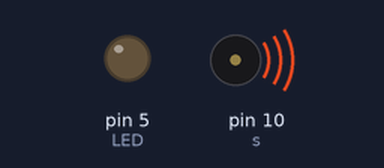
A sketch run on a simulated Arduino Uno, built with avr-gcc and run on an emulated ATmega328P. Parts: output pins drawn as LEDs (lit = HIGH), buzzer (waves = sounding).

Above: at 0.2 s.
At 2.58 s:
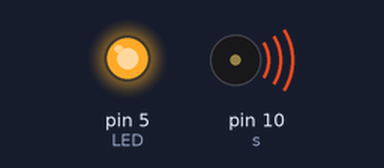
At 4.3 s:
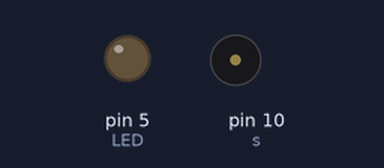
Timing chart, 0 to 5.3 s (numbered marks = the images above):
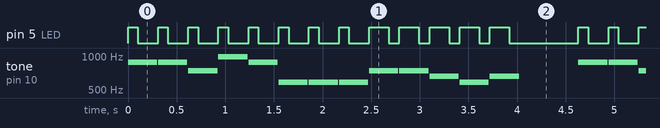

The sketch:

Thandingyut_intro.ino
```cpp
#include "tone.h"
boolean song = true;

void setup() {
  StartBuzz();

}
void loop() {
  if (song == true)
      {
        for (int i=0; i<=3; i++) {
        intro();
        pause();
        }
        song = false;
      }
}
void intro() {
  tone(s, NOTE_A5);
  Shorter();
  tone(s, NOTE_A5);
  Shorter();
  tone(s, NOTE_FS5);
  Shorter();
  tone(s, NOTE_B5);
  Shorter();
  tone(s, NOTE_A5);
  Shorter();
  tone(s, NOTE_D5);
  Shorter();
  tone(s, NOTE_D5);
  Shorter();
  tone(s, NOTE_D5);
  Shorter();
  tone(s, NOTE_FS5);
  Short();
  tone(s, NOTE_FS5);
  Short();
  tone(s, NOTE_E5);
  Short();
  tone(s, NOTE_D5);
  Short();
  tone(s, NOTE_E5);
  Short();
  pause();
  tone(s, NOTE_A5);
  Shorter();
  tone(s, NOTE_A5);
  Shorter();
  tone(s, NOTE_FS5);
  Shorter();
  tone(s, NOTE_B5);
  Shorter();
  tone(s, NOTE_A5);
  Shorter();
  tone(s, NOTE_D5);
  Shorter();
  tone(s, NOTE_D5);
  Shorter();
  tone(s, NOTE_D5);
  Shorter();
  tone(s, NOTE_FS5);
  Short();
  tone(s, NOTE_FS5);
  Short();
  tone(s, NOTE_E5);
  Short();
  tone(s, NOTE_E5);
  Short();
  tone(s, NOTE_D5);
  Short();

}
```

tone.h
```cpp
#define NOTE_B0  31
#define NOTE_C1  33
#define NOTE_CS1 35
#define NOTE_D1  37
#define NOTE_DS1 39
#define NOTE_E1  41
#define NOTE_F1  44
#define NOTE_FS1 46
#define NOTE_G1  49
#define NOTE_GS1 52
#define NOTE_A1  55
#define NOTE_AS1 58
#define NOTE_B1  62
#define NOTE_C2  65
#define NOTE_CS2 69
#define NOTE_D2  73
#define NOTE_DS2 78
#define NOTE_E2  82
#define NOTE_F2  87
#define NOTE_FS2 93
#define NOTE_G2  98
#define NOTE_GS2 104
#define NOTE_A2  110
#define NOTE_AS2 117
#define NOTE_B2  123
#define NOTE_C3  131
#define NOTE_CS3 139
#define NOTE_D3  147
#define NOTE_DS3 156
#define NOTE_E3  165
#define NOTE_F3  175
#define NOTE_FS3 185
#define NOTE_G3  196
#define NOTE_GS3 208
#define NOTE_A3  220
#define NOTE_AS3 233
#define NOTE_B3  247
#define NOTE_C4  262
#define NOTE_CS4 277
#define NOTE_D4  294
#define NOTE_DS4 311
#define NOTE_E4  330
#define NOTE_F4  349
#define NOTE_FS4 370
#define NOTE_G4  392
#define NOTE_GS4 415
#define NOTE_A4  440
#define NOTE_AS4 466
#define NOTE_B4  494
#define NOTE_C5  523
#define NOTE_CS5 554
#define NOTE_D5  587
#define NOTE_DS5 622
#define NOTE_E5  659
#define NOTE_F5  698
#define NOTE_FS5 740
#define NOTE_G5  784
#define NOTE_GS5 831
#define NOTE_A5  880
#define NOTE_AS5 932
#define NOTE_B5  988
#define NOTE_C6  1047
#define NOTE_CS6 1109
#define NOTE_D6  1175
#define NOTE_DS6 1245
#define NOTE_E6  1319
#define NOTE_F6  1397
#define NOTE_FS6 1480
#define NOTE_G6  1568
#define NOTE_GS6 1661
#define NOTE_A6  1760
#define NOTE_AS6 1865
#define NOTE_B6  1976
#define NOTE_C7  2093
#define NOTE_CS7 2217
#define NOTE_D7  2349
#define NOTE_DS7 2489
#define NOTE_E7  2637
#define NOTE_F7  2794
#define NOTE_FS7 2960
#define NOTE_G7  3136
#define NOTE_GS7 3322
#define NOTE_A7  3520
#define NOTE_AS7 3729
#define NOTE_B7  3951
#define NOTE_C8  4186
#define NOTE_CS8 4435
#define NOTE_D8  4699
#define NOTE_DS8 4978
#define LED 5
 int duration = 200;
 const int s = 10;


void StartBuzz() {


  pinMode(LED, OUTPUT);
}

void Shorter() {
  digitalWrite(LED, HIGH);
  delay(duration/2);
  digitalWrite(LED, LOW);
  delay(duration);
  noTone(s);
  delay(10);
}
void Short() {
  digitalWrite(LED, HIGH);
  delay(duration);
  digitalWrite(LED, LOW);
  delay(duration/2);
  noTone(s);
  delay(10);
}
void Full() {
  digitalWrite(LED, HIGH);
  delay(duration*2);
  digitalWrite(LED, LOW);
  delay(duration);
  noTone(s);
  delay(10);
}
void Long() {
  digitalWrite(LED, HIGH);
  delay(duration*3);
  digitalWrite(LED, LOW);
  delay(duration);
  noTone(s);
  delay(10);
}
void Break() {
  noTone(s);
  delay(10);
}
void pause() {
  noTone(s);
  delay(600);
}
void End() {
  noTone(s);
}
```

Measured:
- by itself, pin 5 (LED): repeats every 4.6 s: 4 × (HIGH 0.20 s, LOW 0.11 s), HIGH 0.20 s, LOW 0.71 s, 8 × (HIGH 0.10 s, LOW 0.21 s)
- by itself, tone on pin 10 (s): plays 880 Hz for 0.30 s, 880 Hz for 0.30 s, 740 Hz for 0.30 s, 988 Hz for 0.30 s, 880 Hz for 0.30 s, 587 Hz for 0.30 s … (104 notes in this stretch)
